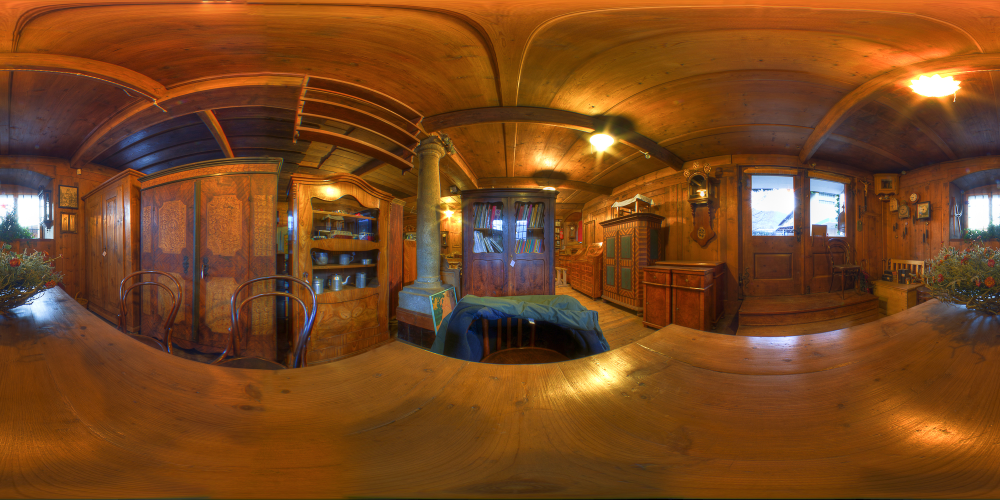
//> input picture images/pano.jpg, 2000 x 1000 px (shown at 1/2 size)
$ ./equirectangular2rectlinear   (built with g++ and OpenCV 4)
//> lines starting //> are read from the running program, lines starting //| are printed output that depends on the picture
#include <iostream>
#include "opencv2/core/core.hpp"
#include "opencv2/highgui/highgui.hpp"
#include "opencv2/imgproc/imgproc.hpp"
#include <stdio.h>
#include <time.h>

#define pi 3.14159265
#define ENABLE_LOG 1
#define LOG(msg) std::cout << msg << std::endl

using namespace cv;
using namespace std;

// initialize variables
int top, bottom, left, right;
int h1,w1;
int pad_h, pad_v;
double yaw,pitch,roll;
Mat Rot;
double f;
Mat K, K_inv;
pair<double,double> current_pos;
double current_x, current_y;
Mat xyz, xyz_norm, xyz_norm_T;
Mat ray3d;
int w,h;
double xp,yp,zp,theta,phi;
double x_sphere, y_sphere;
Mat RK;

// variables for bilinear interpolation
int top_left_x, top_left_y;
double dx,dy,wtl,wtr,wbl,wbr;
int b,g,r;
Vec3b value, bgr;

double radians(double degrees){
    return degrees*pi/180;
}

// calculates the rotation matrix given three euler angles
Mat eul2rotm(double rotx,double roty,double rotz) {

    Mat R_x = (Mat_<double>(3,3) <<
            1,       0,              0,
            0,       cos(rotx),   -sin(rotx),
            0,       sin(rotx),   cos(rotx)
    );

    Mat R_y = (Mat_<double>(3,3) <<
            cos(roty),    0,      sin(roty),
            0,               1,      0,
            -sin(roty),   0,      cos(roty)
    );

    Mat R_z = (Mat_<double>(3,3) <<
            cos(rotz),    -sin(rotz),      0,
            sin(rotz),    cos(rotz),       0,
            0,               0,                  1);

    Mat R = R_z * R_y * R_x;

    return R;
}

pair<double, double> reprojection(int x_img, int y_img, double f, Mat Rot, int w1, int h1, Mat K){
    // set the size of the output viewport
    w = 960;
    h = 1080;

    xyz = (Mat_<double>(3,1)<< (double)x_img, (double)y_img,1);
    xyz_norm = xyz/norm(xyz);
    RK = Rot * K.inv();
    ray3d = RK*xyz_norm;

    //get 3d spherical coordinates
    xp = ray3d.at<double>(0,0);
    yp = ray3d.at<double>(0,1);
    zp = ray3d.at<double>(0,2);
    //inverse formula for spherical projection, reference Szeliski book "Computer Vision: Algorithms and Applications" p439.
    theta = atan2(yp,sqrt(xp*xp+zp*zp));
    phi = atan2(xp,zp);

    //get 2D point on equirectangular map
    x_sphere = (((phi*w1)/pi+w1)/2);
    y_sphere = (theta+ pi/2)*h1/pi;

    return make_pair(x_sphere,y_sphere);
};

int main(int argc, const char** argv) {

    clock_t tStart = clock();
//____________________________________________parameters____________________________________________________

    //specify viewing direction
    yaw = radians(30.0); //pan
    pitch = radians(0.0); //tilt
    roll = radians(0.0);

    //create rotation matrix
    Rot = eul2rotm(pitch,yaw,roll);

    //specify focal length of the final pinhole image
    f=672;

    // create camera matrix K
    K = (Mat_<double>(3,3) << f,0,w/2,
         0,f,h/2,
         0,0,1);
//_______________________________________________________________________________________________________

    Mat img_interp(1080,960, CV_8UC3, Scalar(0,0,0));

    Mat img_src = imread("../images/pano.jpg",CV_LOAD_IMAGE_COLOR);
//> img_src is the input picture: 1000 rows x 2000 cols, CV_8UC3; mean B, G, R 31.3, 70.3, 119.6

    if(img_src.empty())
    {
        cout << "Error: Could not load image!" << endl;
        //system("pause")
        return -1;
    }

    //determine size of pano
    h1 = img_src.rows;
//> h1 = 1000
    w1 = img_src.cols;
//> w1 = 2000

    #if ENABLE_LOG
      namedWindow("image", CV_WINDOW_AUTOSIZE);
      imshow("image", img_src);
      waitKey(0);
      destroyWindow("image");
    #endif

    //loop over every pixel in output rectlinear image
    for (int v = 0; v < 1080; ++v) {
      for (int u = 0; u < 960; ++u) {

            //determine corresponding position in the equirectangular panorama
            current_pos = reprojection(u,v,f,Rot,w1,h1,K);
            //extract the x and y value of the position in the equirect. panorama
            current_x = current_pos.first;
            current_y = current_pos.second;

            // determine the nearest top left pixel for bilinear interpolation
            top_left_x = (int)current_x; //convert the subpixel value to a proper pixel value (top left pixel due to int() operator)
            top_left_y = (int)current_y;

            // if the current position exceeeds the panorama image limit -- leave pixel black and skip to next iteration
            if(current_x<0||top_left_x>w1-1||current_y<0||top_left_y>h1-1){
              continue;
            }

            // initialize weights for bilinear interpolation
            dx = current_x - top_left_x;
            dy = current_y - top_left_y;
            wtl=(1.0-dx)*(1.0-dy);
            wtr = dx*(1.0-dy);
            wbl = (1.0-dx)*dy;
            wbr = dx*dy;

            // determine subpixel value with bilinear interpolation
            bgr=wtl*img_src.at<Vec3b>(top_left_y,top_left_x)+wtr*img_src.at<Vec3b>(top_left_y,top_left_x+1)+
               wbl*img_src.at<Vec3b>(top_left_y+1,top_left_x)+wbr*img_src.at<Vec3b>(top_left_y+1,top_left_x+1);

            // paint the pixel in the output image with the calculated value
            img_interp.at<Vec3b>(Point(u,v)) = bgr;

        }
    }
//> this loop made 1080 passes
//> (current_pos, current_y, top_left_y) on passes 1 to 3: ((1472.1, 500), 500, 500), ((1472.1, 500.3), 500.3, 500), ((1472.1, 500.5), 500.5, 500)
//> after the loop, current_pos = (1472.1, 737); current_x = 1472.1; current_y = 737; top_left_x = 1472; top_left_y = 736; dx = 0.111

    printf("Time taken: %.2fs\n", (double)(clock() - tStart)/CLOCKS_PER_SEC);

    #if ENABLE_LOG
    namedWindow("projected image", CV_WINDOW_AUTOSIZE);
    imshow("projected image", img_interp);
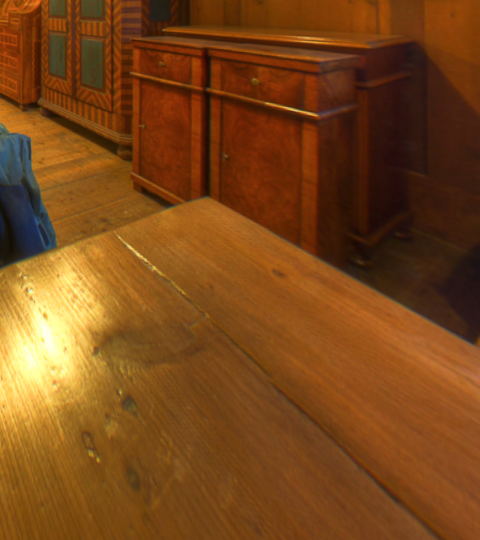
//> window 'projected image': 1080 rows x 960 cols, CV_8UC3 (shown at 1/2 size); mean B, G, R 25, 71, 122.2
    waitKey(0);
    destroyWindow("projected image");
    #endif

    return 0;

}
